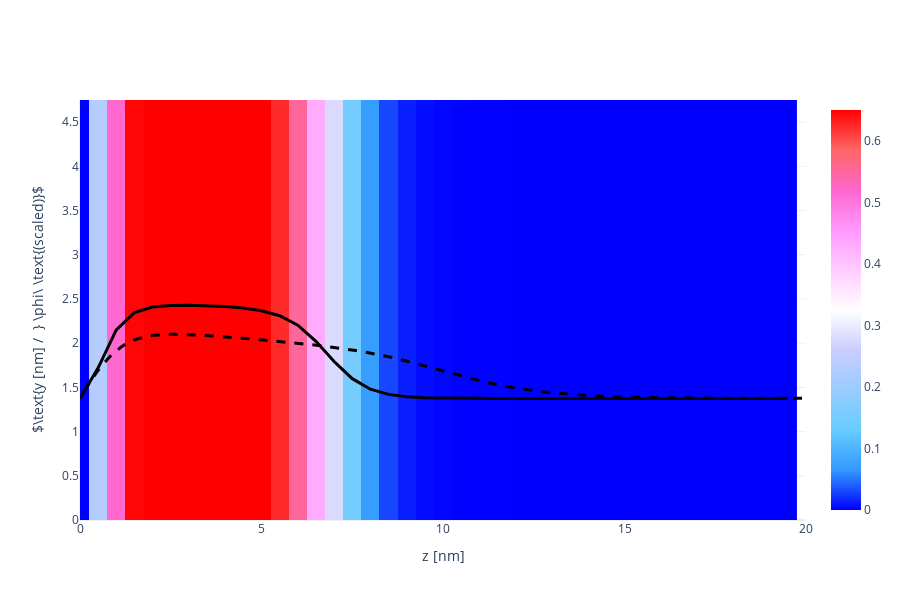

Notebook source saved alongside this figure:
### Code cell
X, Y, Z = np.array(phAr.iloc[:,0]), np.array(phAr.iloc[:,1]), np.array(phAr.iloc[:,2])
vol = np.array(phAr.iloc[:,3])

Lz_max = 20
vol = vol[Z < Lz_max]
X = X[Z < Lz_max]
Y = Y[Z < Lz_max]
Z = Z[Z < Lz_max]

Nz_new = int(len(Z)/Nx/Ny)
x = [X[i*Ny*Nz_new] for i in range(Nx)]
y = [Y[j*Nz_new]    for j in range(Ny)]
z = [Z[k]           for k in range(Nz_new)]

xslice = 10
islice = int(xslice*(x[1]-x[0]))
vol = np.array([vol[(islice*Ny+j)*Nz_new+k] for j in range(Ny) for k in range(Nz_new)]).reshape(Ny, Nz_new)

import plotly.graph_objects as go
heatmap = go.Heatmap(
            x=z, y=y, z=vol,
            zmin = 0.0, zmax = 0.65,
            colorscale= 'Picnic'
          )
scatter = go.Scatter(
            x = z,
            y = 1.5*vol[int(Ny/2), :] + max(y)/2-1,
            line = dict(color='black', width=3)
          )

fname = GIT+'ph_a020x075_1D.dat'
df = pd.read_csv(fname, sep="\s+", skiprows=0)
a000x075_1d = pd.DataFrame([df.iloc[:,0], df.iloc[:,1]], index=['z', 'pha']).T

reference = go.Scatter(
                x = a000x075_1d.z,
                y = 1.5*a000x075_1d.pha + max(y)/2-1,
                line = dict(color='black', width=3, dash='dash')
            )

layout = go.Layout( xaxis_range = [0, Lz_max], yaxis_range = [0, y[-1]],
                    yaxis_title = r'$\text{y [nm] /  } \phi\ \text{(scaled)}$', xaxis_title = 'z [nm]',
                    scene_xaxis_showticklabels=True,
                    scene_yaxis_showticklabels=True,
                    scene_zaxis_showticklabels=True,
                    showlegend = False,
                    template='plotly_white', width=900, height=600)
fig = go.Figure(data = [heatmap, scatter, reference], layout = layout)
fig.show()

### Figure 1 — Plotly figure (JSON) as saved in the notebook; plotly's stock layout.template omitted (floating-point values rounded to 4 significant figures; data arrays with more than 128 entries replaced by an {"elided": "..."} marker saying what was removed)
{"data": [{"colorscale": [[0, "rgb(0,0,255)"], [0.1, "rgb(51,153,255)"], [0.2, "rgb(102,204,255)"], [0.3, "rgb(153,204,255)"], [0.4, "rgb(204,204,255)"], [0.5, "rgb(255,255,255)"], [0.6, "rgb(255,204,255)"], [0.7, "rgb(255,153,255)"], [0.8, "rgb(255,102,204)"], [0.9, "rgb(255,102,102)"], [1, "rgb(255,0,0)"]], "type": "heatmap", "x": [0, 0.5, 1, 1.5, 2, 2.5, 3, 3.5, 4, 4.5, 5, 5.5, 6, 6.5, 7, 7.5, 8, 8.5, 9, 9.5, 10, 10.5, 11, 11.5, 12, 12.5, 13, 13.5, 14, 14.5, 15, 15.5, 16, 16.5, 17, 17.5, 18, 18.5, 19, 19.5], "y": [0, 0.25, 0.5, 0.75, 1, 1.25, 1.5, 1.75, 2, 2.25, 2.5, 2.75, 3, 3.25, 3.5, 3.75, 4, 4.25, 4.5, 4.75], "z": {"elided": "20x40 float values"}, "zmax": 0.65, "zmin": 0}, {"line": {"color": "black", "width": 3}, "type": "scatter", "x": [0, 0.5, 1, 1.5, 2, 2.5, 3, 3.5, 4, 4.5, 5, 5.5, 6, 6.5, 7, 7.5, 8, 8.5, 9, 9.5, 10, 10.5, 11, 11.5, 12, 12.5, 13, 13.5, 14, 14.5, 15, 15.5, 16, 16.5, 17, 17.5, 18, 18.5, 19, 19.5], "y": [1.375, 1.721, 2.15, 2.345, 2.41, 2.427, 2.43, 2.426, 2.415, 2.397, 2.366, 2.31, 2.203, 2.021, 1.792, 1.598, 1.479, 1.421, 1.394, 1.383, 1.379, 1.377, 1.376, 1.375, 1.375, 1.375, 1.375, 1.375, 1.375, 1.375, 1.375, 1.375, 1.375, 1.375, 1.375, 1.375, 1.375, 1.375, 1.375, 1.375]}, {"line": {"color": "black", "dash": "dash", "width": 3}, "type": "scatter", "x": {"elided": "440 float values"}, "y": {"elided": "440 float values"}}], "layout": {"height": 600, "scene": {"xaxis": {"showticklabels": true}, "yaxis": {"showticklabels": true}, "zaxis": {"showticklabels": true}}, "showlegend": false, "width": 900, "xaxis": {"range": [0, 20], "title": {"text": "z [nm]"}, "type": "linear"}, "yaxis": {"range": [0, 4.75], "title": {"text": "$\\text{y [nm] /  } \\phi\\ \\text{(scaled)}$"}, "type": "linear"}}}
